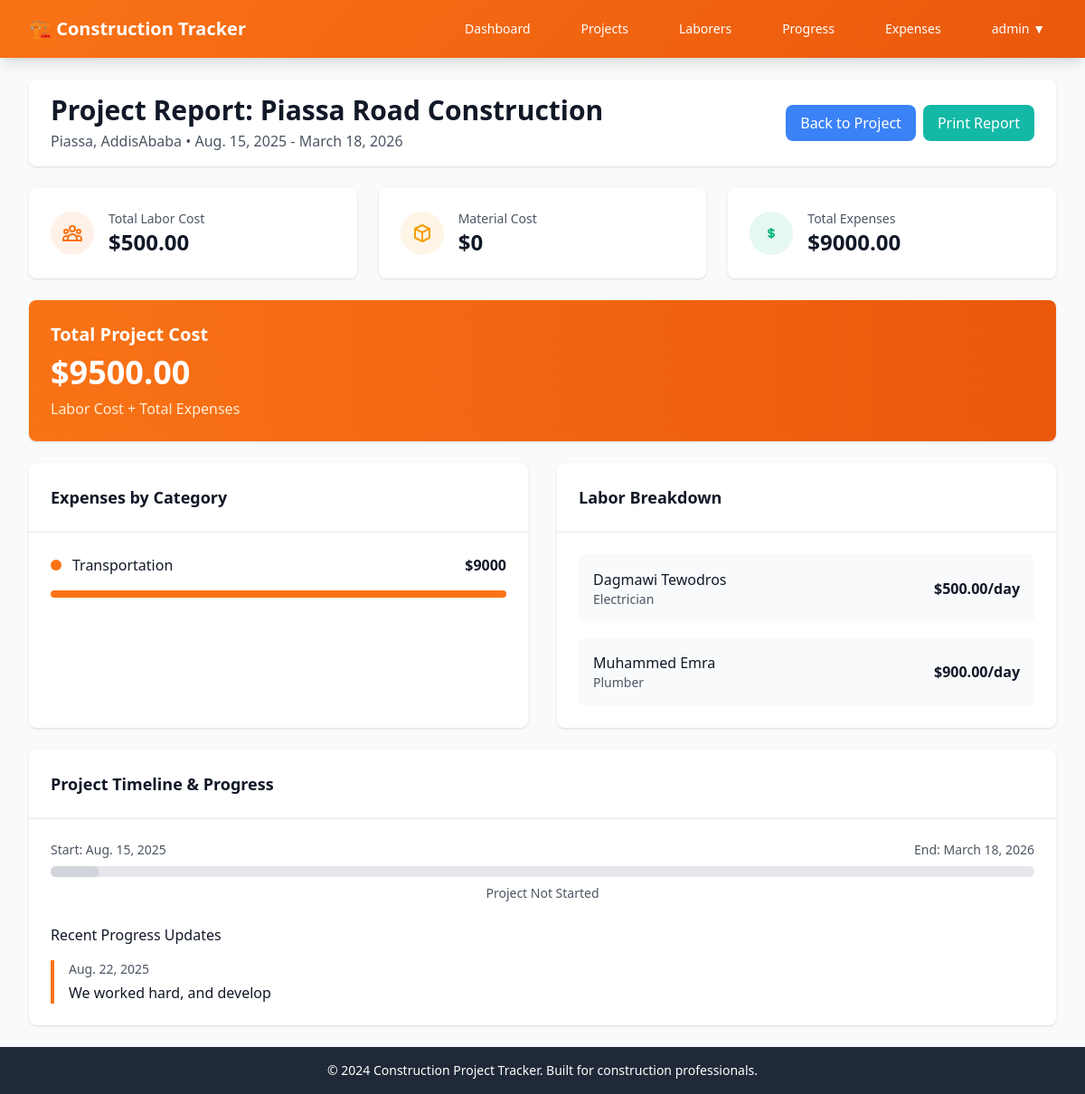
Screenshot of /projects/4/report/ (signed in) with the database file from the repository.
### tracker/models.py (models this page shows, shortened)
class Project(models.Model):
    user = models.ForeignKey(User, on_delete=models.CASCADE, null=True)  # temporarily null=True
    name = models.CharField(max_length=200)
    location = models.CharField(max_length=200)
    start_date = models.DateField()
    end_date = models.DateField()
    class Meta:
        ordering = ['-start_date']
    @property
    def total_labor_cost(self):
        total = Decimal('0.00')
        for laborer in self.laborer_set.all():
            attendance_days = laborer.attendance_set.filter(project=self).count()
            total += laborer.daily_rate * attendance_days
        return total
    @property
    def total_expenses(self):
        return sum(expense.amount for expense in self.expense_set.all())

class Laborer(models.Model):
    ROLE_CHOICES = [
        ('foreman', 'Foreman'),
        ('electrician', 'Electrician'),
        ('plumber', 'Plumber'),
        ('carpenter', 'Carpenter'),
        ('mason', 'Mason'),
        ('painter', 'Painter'),
        ('general', 'General Labor'),
        ('operator', 'Equipment Operator'),
    ]
    name = models.CharField(max_length=100)
    role = models.CharField(max_length=50, choices=ROLE_CHOICES)
    daily_rate = models.DecimalField(max_digits=10, decimal_places=2)
    assigned_project = models.ForeignKey(Project, on_delete=models.CASCADE)
    class Meta:
        ordering = ['name']

class Expense(models.Model):
    CATEGORY_CHOICES = [
        ('materials', 'Materials'),
        ('equipment', 'Equipment'),
        ('permits', 'Permits'),
        ('utilities', 'Utilities'),
        ('transportation', 'Transportation'),
        ('supplies', 'Supplies'),
        ('other', 'Other'),
    ]
    date = models.DateField()
    project = models.ForeignKey(Project, on_delete=models.CASCADE)
    category = models.CharField(max_length=50, choices=CATEGORY_CHOICES)
    amount = models.DecimalField(max_digits=10, decimal_places=2)
    notes = models.TextField(blank=True)
    class Meta:
        ordering = ['-date']

class DailyProgress(models.Model):
    date = models.DateField()
    project = models.ForeignKey(Project, on_delete=models.CASCADE)
    summary = models.TextField()
    optional_photo = models.ImageField(upload_to='progress_photos/', blank=True, null=True)
    class Meta:
        ordering = ['-date']
        verbose_name_plural = 'Daily Progress'

### tracker/views.py (the view)
# urls.py: path('projects/<int:pk>/report/', views.ProjectReportView.as_view(), name='project_report'),
class ProjectReportView(LoginRequiredMixin, DetailView):
    model = Project
    template_name = 'tracker/project_report.html'
    def dispatch(self, request, *args, **kwargs):
        if not request.user.is_authenticated:
            messages.warning(request, "You must log in to view project reports.")
        return super().dispatch(request, *args, **kwargs)
    def get_context_data(self, **kwargs):
        context = super().get_context_data(**kwargs)
        project = self.get_object()
        expenses_by_category = project.expense_set.values('category').annotate(
            total=Sum('amount')
        ).order_by('-total')
        context.update({
            'expenses_by_category': expenses_by_category,
            'material_cost': project.expense_set.filter(
                category='materials'
            ).aggregate(Sum('amount'))['amount__sum'] or 0,
        })
        return context

### templates/tracker/project_report.html (shortened to what this page needs)
{% extends 'base.html' %}
{% block content %}
<div class="space-y-6">
    <div class="bg-white shadow rounded-lg">
        <div class="px-6 py-4">
            <div class="flex flex-col md:flex-row justify-between items-start md:items-center gap-4">
                <div>
                    <h1 class="text-3xl font-bold text-gray-900">Project Report: {{ object.name }}</h1>
                    <p class="text-gray-600 mt-1">{{ object.location }} • {{ object.start_date }} - {{ object.end_date }}</p>
                </div>
                <div class="flex space-x-2">
                    <a href="{% url 'project_detail' object.pk %}" class="bg-secondary text-white px-4 py-2 rounded-lg hover:bg-blue-700 transition-colors">
                        Back to Project
                    </a>
                    <button onclick="window.print()" class="bg-accent text-white px-4 py-2 rounded-lg hover:bg-teal-700 transition-colors">
                        Print Report
                    </button>
                </div>
            </div>
        </div>
    </div>
    <div class="grid grid-cols-1 md:grid-cols-3 gap-6">
        <div class="bg-white rounded-lg shadow p-6">
            <div class="flex items-center">
                <div class="p-3 rounded-full bg-primary bg-opacity-10">
                </div>
                <div class="ml-4">
                    <p class="text-sm font-medium text-gray-600">Total Labor Cost</p>
                    <p class="text-2xl font-bold text-gray-900">${{ object.total_labor_cost }}</p>
                </div>
            </div>
        </div>
        <div class="bg-white rounded-lg shadow p-6">
            <div class="flex items-center">
                <div class="p-3 rounded-full bg-warning bg-opacity-10">
                    <svg class="w-6 h-6 text-warning" fill="none" stroke="currentColor" viewBox="0 0 24 24">
                        <path stroke-linecap="round" stroke-linejoin="round" stroke-width="2" d="M20 7l-8-4-8 4m16 0l-8 4m8-4v10l-8 4m0-10L4 7m8 4v10M4 7v10l8 4"></path>
                    </svg>
                </div>
                <div class="ml-4">
                    <p class="text-sm font-medium text-gray-600">Material Cost</p>
                    <p class="text-2xl font-bold text-gray-900">${{ material_cost }}</p>
                </div>
            </div>
        </div>
        <div class="bg-white rounded-lg shadow p-6">
            <div class="flex items-center">
                <div class="p-3 rounded-full bg-success bg-opacity-10">
                    <svg class="w-6 h-6 text-success" fill="none" stroke="currentColor" viewBox="0 0 24 24">
                        <path stroke-linecap="round" stroke-linejoin="round" stroke-width="2" d="M12 8c-1.657 0-3 .895-3 2s1.343 2 3 2 3 .895 3 2-1.343 2-3 2m0-8c1.11 0 2.08.402 2.599 1M12 8V7m0 1v8m0 0v1m0-1c-1.11 0-2.08-.402-2.599-1"></path>
                    </svg>
                </div>
                <div class="ml-4">
                    <p class="text-sm font-medium text-gray-600">Total Expenses</p>
                    <p class="text-2xl font-bold text-gray-900">${{ object.total_expenses }}</p>
                </div>
            </div>
        </div>
    </div>
    <div class="bg-gradient-to-r from-orange-500 to-orange-600 rounded-lg shadow p-6 text-white">
        <h2 class="text-xl font-semibold mb-2">Total Project Cost</h2>
        <p class="text-4xl font-bold">${{ object.total_labor_cost|add:object.total_expenses|floatformat:2 }}</p>
        <p class="text-orange-100 mt-2">Labor Cost + Total Expenses</p>
    </div>
    <div class="grid grid-cols-1 lg:grid-cols-2 gap-8">
        <div class="bg-white rounded-lg shadow">
            <div class="p-6 border-b border-gray-200">
                <h2 class="text-lg font-semibold text-gray-900">Expenses by Category</h2>
            </div>
            <div class="p-6">
                {% if expenses_by_category %}
                    <div class="space-y-4">
                        {% for expense in expenses_by_category %}
                            <div class="flex justify-between items-center">
                                <div class="flex items-center">
                                    <div class="w-3 h-3 bg-primary rounded-full mr-3"></div>
                                    <span class="font-medium text-gray-900 capitalize">{{ expense.category }}</span>
                                </div>
                                <span class="font-bold text-gray-900">${{ expense.total }}</span>
                            </div>
                            <div class="w-full bg-gray-200 rounded-full h-2">
                                <div class="bg-primary h-2 rounded-full" style="width: {% widthratio expense.total object.total_expenses 100 %}%"></div>
                            </div>
                        {% endfor %}
                    </div>
                {% else %}
                    <p class="text-gray-500 text-center py-4">No expenses recorded yet.</p>
                {% endif %}
            </div>
        </div>
        <div class="bg-white rounded-lg shadow">
            <div class="p-6 border-b border-gray-200">
                <h2 class="text-lg font-semibold text-gray-900">Labor Breakdown</h2>
            </div>
            <div class="p-6">
                {% if object.laborer_set.all %}
                    <div class="space-y-4">
                        {% for laborer in object.laborer_set.all %}
                            <div class="flex justify-between items-center p-4 bg-gray-50 rounded-lg">
                                <div>
                                    <h3 class="font-medium text-gray-900">{{ laborer.name }}</h3>
                                    <p class="text-sm text-gray-600">{{ laborer.get_role_display }}</p>
                                </div>
                                <div class="text-right">
                                    <p class="font-semibold text-gray-900">${{ laborer.daily_rate }}/day</p>
                                </div>
                            </div>
                        {% endfor %}
                    </div>
                {% else %}
                    <p class="text-gray-500 text-center py-4">No laborers assigned yet.</p>
                {% endif %}
            </div>
        </div>
    </div>
    <div class="bg-white rounded-lg shadow">
        <div class="p-6 border-b border-gray-200">
            <h2 class="text-lg font-semibold text-gray-900">Project Timeline & Progress</h2>
        </div>
        <div class="p-6">
            <div class="mb-6">
                <div class="flex justify-between text-sm text-gray-600 mb-2">
                    <span>Start: {{ object.start_date }}</span>
                    <span>End: {{ object.end_date }}</span>
                </div>
                <div class="w-full bg-gray-200 rounded-full h-3">
                    {% now "Y-m-d" as today %}
                    {% if object.start_date <= today and today <= object.end_date %}
                        <div class="bg-success h-3 rounded-full" style="width: 65%"></div>
                    {% elif today > object.end_date %}
                        <div class="bg-success h-3 rounded-full" style="width: 100%"></div>
                    {% else %}
                        <div class="bg-gray-300 h-3 rounded-full" style="width: 5%"></div>
                    {% endif %}
                </div>
                <div class="flex justify-center mt-2">
                    <span class="text-sm text-gray-600">
                        {% if object.start_date <= today and today <= object.end_date %}
                            Project In Progress
                        {% elif today > object.end_date %}
                            Project Completed
                        {% else %}
                            Project Not Started
                        {% endif %}
                    </span>
                </div>
            </div>
            {% if object.dailyprogress_set.all %}
                <div class="space-y-4">
                    <h3 class="font-medium text-gray-900">Recent Progress Updates</h3>
                    {% for progress in object.dailyprogress_set.all|slice:":5" %}
                        <div class="border-l-4 border-primary pl-4">
                            <p class="text-sm text-gray-600">{{ progress.date }}</p>
                            <p class="text-gray-900 mt-1">{{ progress.summary }}</p>
                        </div>
                    {% endfor %}
                </div>
            {% else %}
                <p class="text-gray-500 text-center py-4">No progress updates recorded yet.</p>
            {% endif %}
        </div>
    </div>
</div>
{% endblock %}

### templates/base.html (shortened to what this page needs)
<!DOCTYPE html>
<html lang="en">
  <head>
    <script src="https://cdn.tailwindcss.com"></script>
  </head>
  <body class="bg-gray-50 min-h-screen">
    <nav class="construction-gradient shadow-lg">
      <div class="max-w-7xl mx-auto px-4 sm:px-6 lg:px-8">
        <div class="flex justify-between h-16">
          <div class="flex items-center">
            <div class="flex-shrink-0 flex items-center">
              <h1 class="text-white text-xl font-bold">
                🏗️ Construction Tracker
              </h1>
            </div>
          </div>
          <div class="hidden md:flex items-center space-x-8">
            <a
              href="{% url 'dashboard' %}"
              class="text-white hover:text-orange-200 px-3 py-2 rounded-md text-sm font-medium transition-colors"
            >
              Dashboard
            </a>
            <a
              href="{% url 'project_list' %}"
              class="text-white hover:text-orange-200 px-3 py-2 rounded-md text-sm font-medium transition-colors"
            >
              Projects
            </a>
            <a
              href="{% url 'laborer_list' %}"
              class="text-white hover:text-orange-200 px-3 py-2 rounded-md text-sm font-medium transition-colors"
            >
              Laborers
            </a>
            <a
              href="{% url 'progress_list' %}"
              class="text-white hover:text-orange-200 px-3 py-2 rounded-md text-sm font-medium transition-colors"
            >
              Progress
            </a>
            <a
              href="{% url 'expense_list' %}"
              class="text-white hover:text-orange-200 px-3 py-2 rounded-md text-sm font-medium transition-colors"
            >
              Expenses
            </a>
            {% if user.is_authenticated %}
            <div class="relative inline-block text-left">
              <button type="button"
                      class="text-white hover:text-orange-200 px-3 py-2 rounded-md text-sm font-medium transition-colors"
                      id="user-menu-button">
                {{ user.username }} ▼
              </button>
            </div>
            {% else %}
              <a href="{% url 'login' %}" class="text-white hover:text-orange-200 px-3 py-2 rounded-md text-sm font-medium transition-colors">
                Login
              </a>
            {% endif %}
          </div>
        </div>
      </div>
    </nav>
    <main class="max-w-7xl mx-auto py-6 px-4 sm:px-6 lg:px-8">
      {% block content %} {% endblock %}
    </main>
    <footer class="bg-gray-800 text-white w-full">
      <div class="max-w-7xl mx-auto py-4 px-4 sm:px-6 lg:px-8">
        <p class="text-center text-sm">
          © 2024 Construction Project Tracker. Built for construction professionals.
        </p>
      </div>
    </footer>
  </body>
</html>

### templates/base.html (style rules this page uses)
.construction-gradient { background: linear-gradient(135deg, #f97316 0%, #ea580c 100%); }

### templates/tracker/project_report.html (style rules this page uses)
nav, footer, .no-print { display: none !important; }
body { font-size: 12px; }
.bg-gradient-to-r { background: #f97316 !important; }

### rows the page displays
Project: name "Piassa Road Construction", location "Piassa, AddisAbaba", start_date "Aug. 15, 2025", end_date "March 18, 2026", total_labor_cost "500.00", total_expenses "9000.00", total_labor_cost|add "9500.00"
Expense: category "Transportation", total "9000"
Laborer: name "Dagmawi Tewodros", role "Electrician", daily_rate "500.00"
Laborer: name "Muhammed Emra", role "Plumber", daily_rate "900.00"
DailyProgress: date "Aug. 22, 2025", summary "We worked hard, and develop"

### other values shown
{{ user.username }} "admin"
{{ material_cost }} "0"
